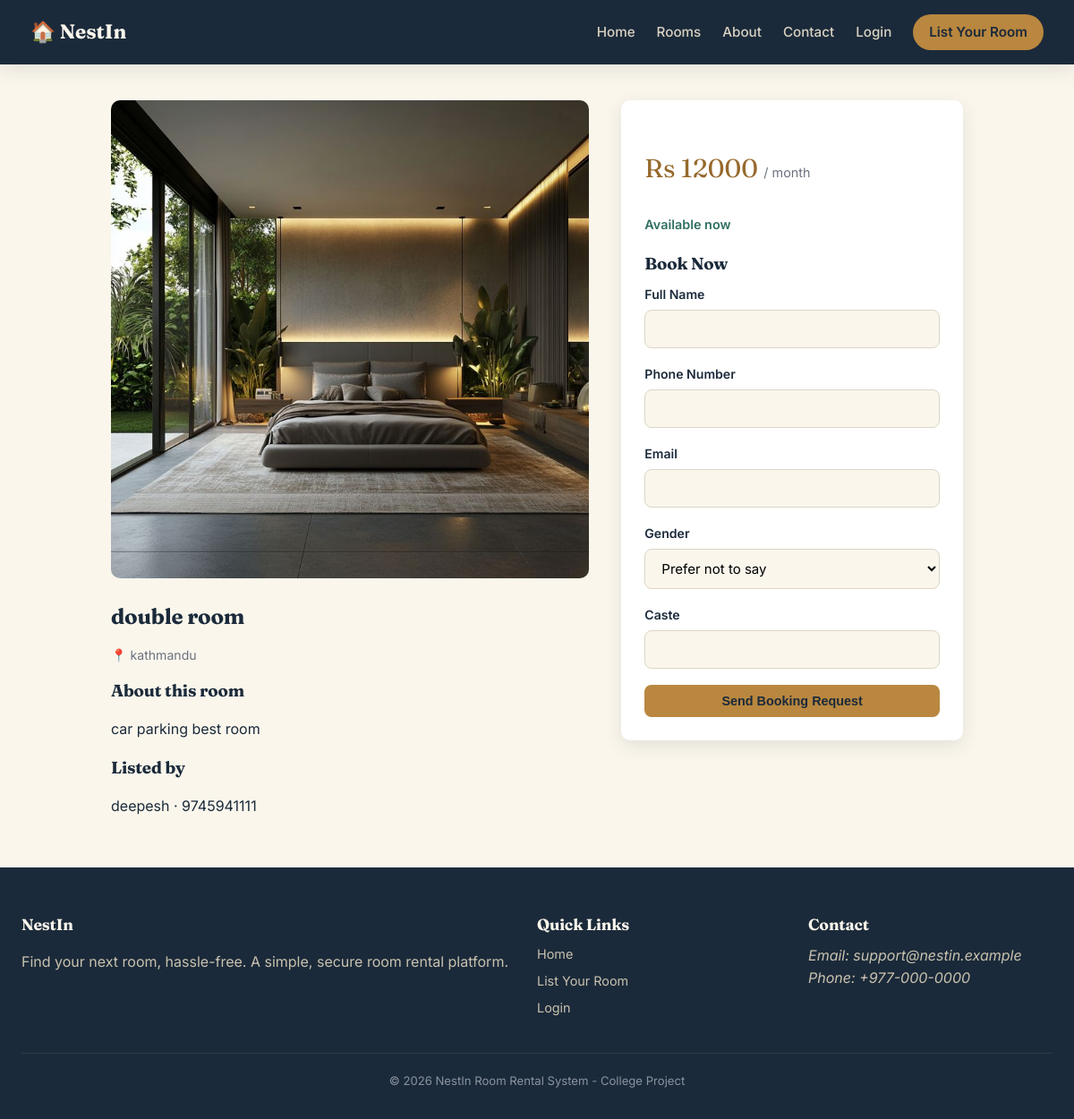
The app's page /room/2 with its own data.
### models/room.py (models this page shows, shortened)
class RoomImage(db.Model):
    __tablename__ = "room_images"
    id = db.Column(db.Integer, primary_key=True)
    room_id = db.Column(db.Integer, db.ForeignKey("rooms.id"), nullable=False)
    filename = db.Column(db.String(255), nullable=False)

class Room(db.Model):
    __tablename__ = "rooms"
    id = db.Column(db.Integer, primary_key=True)
    owner_id = db.Column(db.Integer, db.ForeignKey("users.id"), nullable=False)
    title = db.Column(db.String(150), nullable=False)
    description = db.Column(db.Text, nullable=False)
    price = db.Column(db.Float, nullable=False)
    location = db.Column(db.String(150), nullable=False)
    is_available = db.Column(db.Boolean, default=True)
    status = db.Column(db.String(20), default="pending")  # 'pending', 'approved', 'rejected'
    created_at = db.Column(db.DateTime, default=datetime.utcnow)
    images = db.relationship("RoomImage", backref="room", lazy=True, cascade="all, delete-orphan")
    bookings = db.relationship("Booking", backref="room", lazy=True, cascade="all, delete-orphan")

### models/user.py (models this page shows, shortened)
class User(UserMixin, db.Model):
    __tablename__ = "users"
    id = db.Column(db.Integer, primary_key=True)
    role = db.Column(db.String(20), nullable=False, default="owner")  # 'admin' or 'owner'
    full_name = db.Column(db.String(120), nullable=False)
    email = db.Column(db.String(150), unique=True, nullable=False)
    username = db.Column(db.String(80), unique=True, nullable=False)
    password_hash = db.Column(db.String(255), nullable=False)
    phone = db.Column(db.String(20))
    location = db.Column(db.String(150))
    house_number = db.Column(db.String(50))
    profile_pic = db.Column(db.String(255), default="default.svg")
    status = db.Column(db.String(20), default="approved")  # 'pending', 'approved', 'rejected'
    created_at = db.Column(db.DateTime, default=datetime.utcnow)
    rooms = db.relationship("Room", backref="owner", lazy=True, cascade="all, delete-orphan")

### routes/public.py (the view)
@public_bp.route("/room/<int:room_id>")
def room_detail(room_id):
    room = Room.query.get_or_404(room_id)
    if room.status != "approved":
        flash("This room listing is not currently available.", "warning")
        return redirect(url_for("public.home"))
    return render_template("room_detail.html", room=room)

### routes/public.py (called while the page is built)
@public_bp.before_app_request
def track_visitor():
    if request.endpoint in ("public.home",):
        log_visit()

### templates/room_detail.html (shortened to what this page needs)
{% extends "base.html" %}  {% block content %}
<div class="room-detail-grid">
  <article class="detail-gallery">
    {% if room.images %}
    <img
      src="{{ url_for('public.room_image', filename=room.images[0].filename) }}"
      alt="{{ room.title }}"
    />
     {% else %}
    <img
      src="{{ url_for('static', filename='images/placeholder_room.svg') }}"
      alt="No photo available"
    />
    {% endif %}
    <h1 style="margin-top: 24px">{{ room.title }}</h1>
    <p class="room-location">📍 {{ room.location }}</p>
    <section>
      <h3>About this room</h3>
      <p>{{ room.description }}</p>
    </section>
    <section>
      <h3>Listed by</h3>
      <p>{{ room.owner.full_name }} &middot; {{ room.owner.phone }}</p>
    </section>
  </article>
  <aside class="booking-box">
    <p class="price">
      Rs {{ "%.0f"|format(room.price) }}
      <span
        style="
          font-size: 0.9rem;
          color: #6b7280;
          font-family: &quot;Inter&quot;;
        "
        >/ month</span
      >
    </p>
    <p class="{{ 'available' if room.is_available else 'unavailable' }}">
      {{ "Available now" if room.is_available else "Currently unavailable" }}
    </p>
    {% if room.is_available %}
    <form
      method="post"
      action="{{ url_for('public.book_room', room_id=room.id) }}"
      style="margin-top: 18px"
    >
      <h3>Book Now</h3>
      <div class="form-group">
        <label for="full_name">Full Name</label>
        <input type="text" id="full_name" name="full_name" required />
      </div>
      <div class="form-group">
        <label for="phone">Phone Number</label>
        <input type="text" id="phone" name="phone" required />
      </div>
      <div class="form-group">
        <label for="email">Email</label>
        <input type="email" id="email" name="email" required />
      </div>
      <div class="form-group">
        <label for="gender">Gender</label>
        <select id="gender" name="gender">
          <option value="">Prefer not to say</option>
        </select>
      </div>
      <div class="form-group">
        <label for="caste">Caste</label>
        <input type="text" id="caste" name="caste" />
      </div>
      <button type="submit" class="btn btn-brass btn-block">
        Send Booking Request
      </button>
    </form>
    {% endif %}
  </aside>
</div>
{% endblock %}

### static/css/style.css (style rules this page uses)
:root { --ink: #1B2A3A; --ink-soft: #2C3E52; --sand: #F3EBDA; --sand-light: #FAF6EC; --brass: #B9873F; --brass-dark: #96692C; --teal: #2F6F62; --danger: #B33A3A; --success: #2F6F62; --warning: #B9873F; --info: #3A6EA5; --white: #FFFFFF; --radius: 10px; --shadow: 0 6px 20px rgba(27, 42, 58, 0.10); --shadow-lg: 0 14px 40px rgba(27, 42, 58, 0.18); }
* { box-sizing: border-box; }
body { margin: 0; font-family: 'Inter', sans-serif; color: var(--ink); background: var(--sand-light); line-height: 1.55; }
h1, h2, h3, h4 { font-family: 'Fraunces', serif; color: var(--ink); margin: 0 0 0.5em 0; letter-spacing: -0.01em; }
img { max-width: 100%; display: block; }
.room-location { color: #6B7280; font-size: 0.88rem; }
.btn { display: inline-block; padding: 10px 20px; border-radius: 8px; font-weight: 600; font-size: 0.9rem; border: none; cursor: pointer; text-align: center; transition: opacity 0.15s ease; }
.btn-brass { background: var(--brass); color: var(--ink); }
.btn-block { width: 100%; }
.form-group { margin-bottom: 18px; }
.form-group label { display: block; font-weight: 600; font-size: 0.88rem; margin-bottom: 6px; }
.form-group input, .form-group select, .form-group textarea { width: 100%; padding: 11px 14px; border: 1px solid #DDD5C4; border-radius: 8px; font-family: inherit; font-size: 0.94rem; background: var(--sand-light); }
.room-detail-grid { max-width: 1000px; margin: 40px auto; display: grid; grid-template-columns: 1.4fr 1fr; gap: 36px; padding: 0 24px; }
.detail-gallery img { width: 100%; border-radius: var(--radius); margin-bottom: 10px; }
.booking-box { background: var(--white); border-radius: var(--radius); box-shadow: var(--shadow); padding: 26px; align-self: start; position: sticky; top: 90px; }
.booking-box .price { font-family: 'Fraunces', serif; font-size: 1.8rem; color: var(--brass-dark); }
.available { color: var(--teal); font-weight: 600; font-size: 0.9rem; }

### records on screen
RoomImage: filename (picture)
Room: title "double room", location "kathmandu", description "car parking best room", price "12000", is_available "Available now"
User: owner.full_name "deepesh", owner.phone "9745941111"
